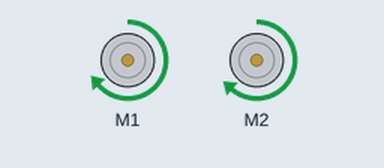
This sketch was run on a simulated Arduino Uno, built with avr-gcc and run on an emulated ATmega328P. Parts: 2 × DC motor (green arrow = forward, orange = backward, longer = faster). At 4.0 s the program stops and its outputs stay as they are.

Above: at 0.1 s.
At 4.1 s:
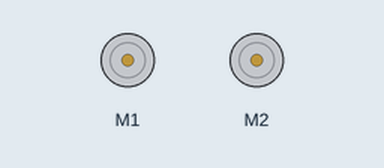
Timing chart, 0 to 5.5 s (numbered marks = the images above):
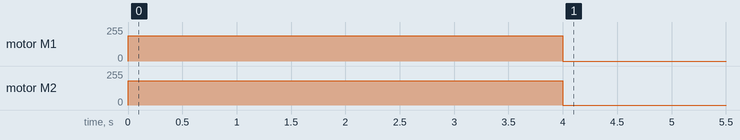

Measured:
- by itself, motor M1: stopped → forward 191/255 at 0.00 s, → stopped 4.0 s later
- by itself, motor M2: stopped → forward 181/255 at 0.00 s, → stopped 4.0 s later

The sketch:

milestone_1_code.ino
```cpp
// This program contains starter code originally by Prof. Joshua de Leeuw
// that has been modified to meet the milestone requirements using my particular Zumo.

#include <ZumoShield.h>
ZumoMotors motors;

void setup() {
}

void loop() {
  motors.setSpeeds(300,284); // "Go straight" is different for each robot
  delay(4000); // To move 4ft, run for 4000ms or 4s (depending on motor speeds)
  motors.setSpeeds(0,0); // Stop the motors
  while(true){} // Stop forever or until the robot is reset
}
```
